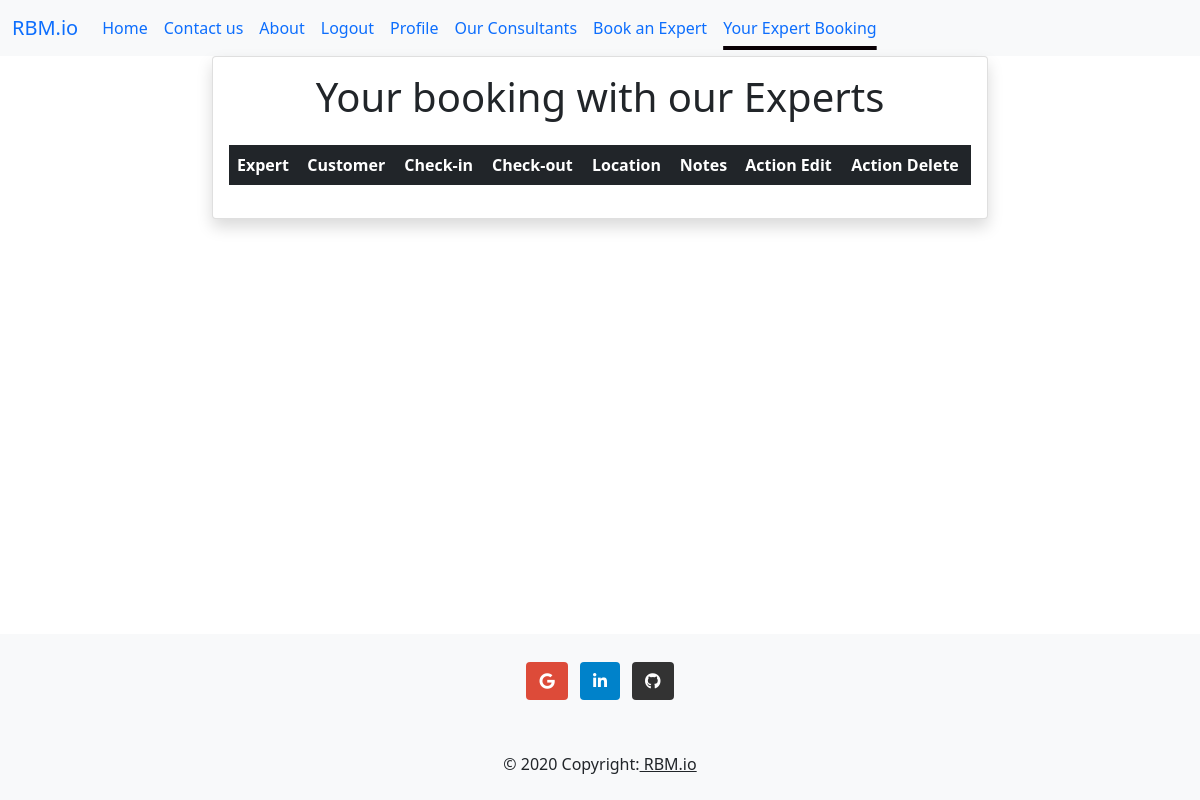
Page /user_app/booking-success/ (signed in) on the earlier database version.
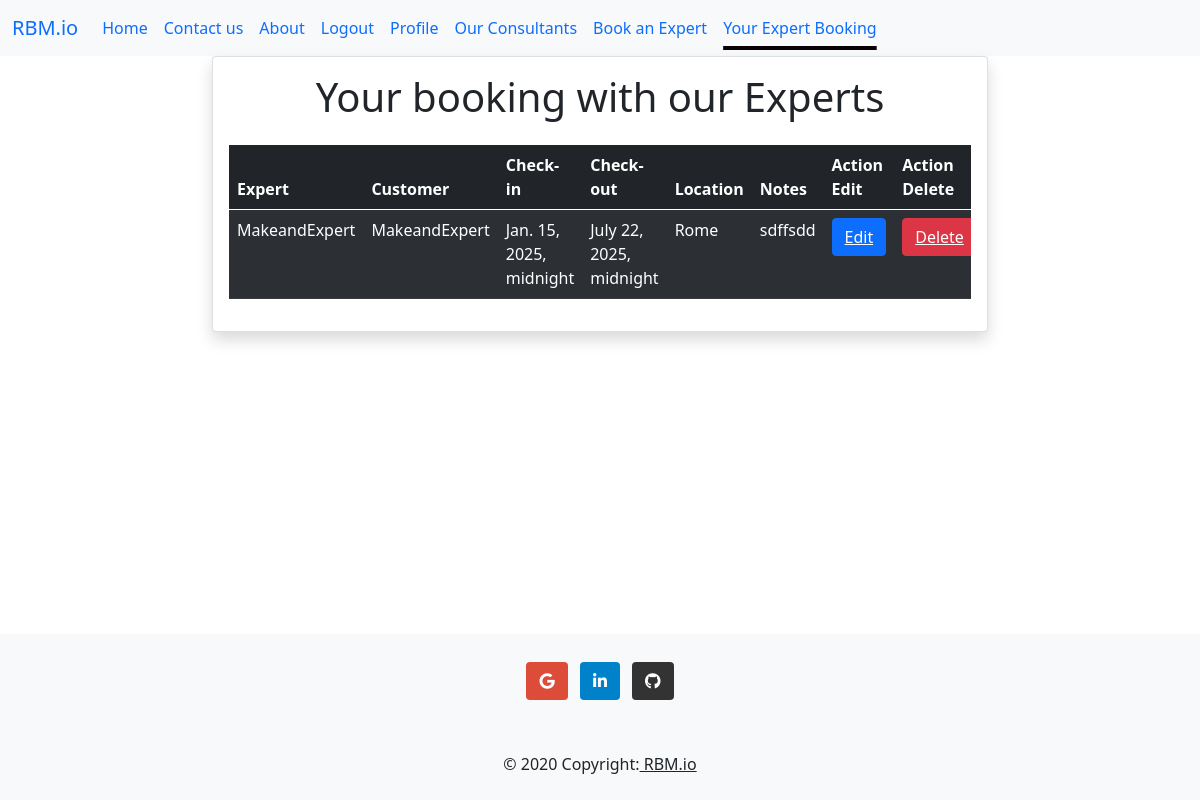
Same page on the later database version.
### user_app/models.py (models this page shows)
class Booking(models.Model):
    id= models.AutoField(primary_key=True)
    BookingExpert = models.ForeignKey(CustomUser, related_name='expert_bookings', on_delete=models.CASCADE)
    CustomerUser = models.ForeignKey(CustomUser, related_name='customer_bookings', on_delete=models.CASCADE)
    checkin = models.DateTimeField()
    checkout = models.DateTimeField()
    location = models.CharField(max_length=200)
    notes = models.TextField(blank=True, null=True)
    created_at = models.DateTimeField(auto_now_add=True)
    updated_at = models.DateTimeField(auto_now=True)

class CustomUser(AbstractUser):
    location = models.CharField(max_length=200, null=True, blank=True)
    name = models.CharField(max_length=200, blank=True, null=True)
    is_customer = models.BooleanField(default=False)
    is_expert = models.BooleanField(default=False)
    is_manager = models.BooleanField(default=False)
    created_at = models.DateTimeField(auto_now_add=True)
    updated_at = models.DateTimeField(auto_now=True)

### user_app/views.py (the view)
# urls.py: path('booking-success/', booking_success, name='booking_success'),
@login_required
def booking_success(request):
    bookings = Booking.objects.filter(CustomerUser=request.user)
    return render(request, 'booking/bookingsuccess.html', {'bookings': bookings})

### user_app/templates/booking/bookingsuccess.html
{% extends "base.html" %}
{% load static %}
{% block content %}
<section class="container-fluid">
    <div class="container-auto">
        <div class="row justify-content-center">
            <div class="col-md-8">
                <div class="card shadow">
                    <div class="card-body">
                        <h1 class="text-center mb-4">Your booking with our Experts</h1>
                        <div class="table-responsive">
                            <table class="table table-dark table-striped">
                                <thead>
                                    <tr>
                                        <th>Expert</th>
                                        <th>Customer</th>
                                        <th>Check-in</th>
                                        <th>Check-out</th>
                                        <th>Location</th>
                                        <th>Notes</th>
                                        <th>Action Edit</th>
                                        <th>Action Delete</th>
                                    </tr>
                                </thead>
                                <tbody>
                                    {% for booking in bookings %}
                                    <tr>
                                        <td>{{ booking.BookingExpert }}</td>
                                        <td>{{ booking.CustomerUser }}</td>
                                        <td>{{ booking.checkin }}</td>
                                        <td>{{ booking.checkout }}</td>
                                        <td>{{ booking.location }}</td>
                                        <td>{{ booking.notes }}</td>
                                        <td>
                                            <button class="btn btn-primary"><a href="{% url 'edit_booking' booking.id %}" class="text-white">Edit</a></button>
                                        </td>
                                        <td>
                                            <button class="btn btn-danger"><a href="{% url 'delete_booking' booking.id %}" class="text-white">Delete</a></button>
                                        </td>
                                    </tr>
                                    {% endfor %}
                                </tbody>
                            </table>
                        </div>
                    </div>
                </div>
            </div>
        </div>
    </div>
</section>
{% endblock %}

Differences in the rows shown:
added Booking: BookingExpert "MakeandExpert", CustomerUser "MakeandExpert", checkin "Jan. 15, 2025, midnight", checkout "July 22, 2025, midnight", location "Rome", notes "sdffsdd"
